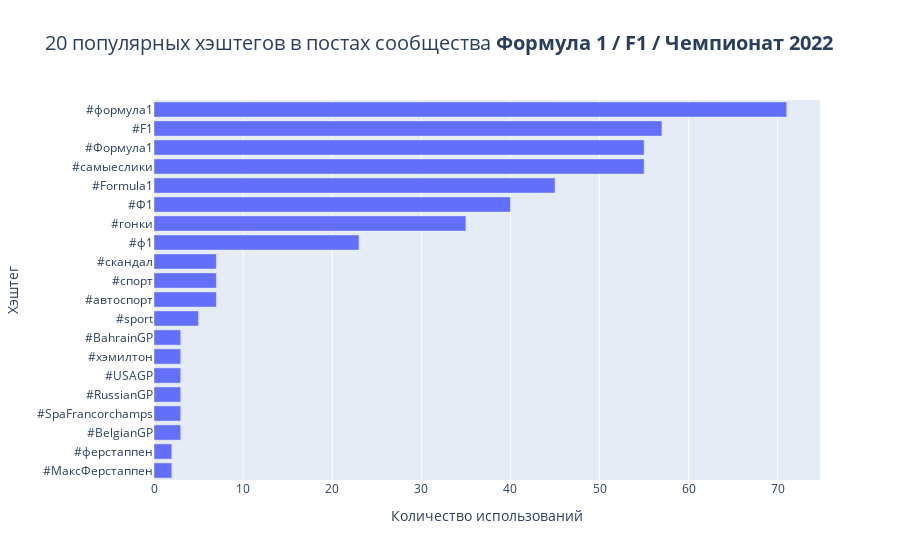

Write notebook code for a chart like this one.
### Code cell
fig = go.Figure(go.Bar(
            x=list(formula_hashtags_usage.values())[:20][::-1],
            y=list(formula_hashtags_usage.keys())[:20][::-1],
            orientation='h'))

fig.update_yaxes(title="Хэштег")
fig.update_xaxes(title="Количество использований")
fig.update_layout(title="20 популярных хэштегов в постах сообщества <b>Формула 1 / F1 / Чемпионат 2022</b>",
                  title_font={'size': 20})
fig.update_traces(hovertemplate="%{x} использований хэштега %{y}<extra></extra>")

fig.show()

### Figure 1 — Plotly figure (JSON) as saved in the notebook; plotly's stock layout.template omitted (floating-point values rounded to 4 significant figures)
{"data": [{"hovertemplate": "%{x} использований хэштега %{y}<extra></extra>", "orientation": "h", "type": "bar", "x": [2, 2, 3, 3, 3, 3, 3, 3, 5, 7, 7, 7, 23, 35, 40, 45, 55, 55, 57, 71], "y": ["#МаксФерстаппен", "#ферстаппен", "#BelgianGP", "#SpaFrancorchamps", "#RussianGP", "#USAGP", "#хэмилтон", "#BahrainGP", "#sport", "#автоспорт", "#спорт", "#скандал", "#ф1", "#гонки", "#Ф1", "#Formula1", "#самыеслики", "#Формула1", "#F1", "#формула1"]}], "layout": {"title": {"font": {"size": 20}, "text": "20 популярных хэштегов в постах сообщества <b>Формула 1 / F1 / Чемпионат 2022</b>"}, "xaxis": {"title": {"text": "Количество использований"}}, "yaxis": {"title": {"text": "Хэштег"}}}}
